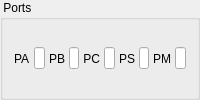
                <widget class="QGroupBox" name="groupBox_3">
                <property name="title">
                  <string> Ports </string>
                </property>
                <layout class="QHBoxLayout" name="horizontalLayout" stretch="1,10,1,10,1,10,1,10,1,10">
                  <property name="spacing">
                  <number>4</number>
                  </property>
                  <item>
                  <widget class="QLabel" name="paLabel">
                    <property name="text">
                    <string>PA</string>
                    </property>
                  </widget>
                  </item>
                  <item>
                  <widget class="QLineEdit" name="paEdit">
                    <property name="key" stdset="0">
                      <string>PA</string>
                    </property>
                    <property name="type" stdset="0">
                      <string>integer</string>
                    </property>
                    <property name="mask" stdset="0">
                      <string>0x%0.1X</string>
                    </property>
                    <property name="sizePolicy">
                    <sizepolicy hsizetype="Ignored" vsizetype="Fixed">
                      <horstretch>0</horstretch>
                      <verstretch>0</verstretch>
                    </sizepolicy>
                    </property>
                  </widget>
                  </item>
                  <item>
                  <widget class="QLabel" name="pbLabel">
                    <property name="text">
                    <string>PB</string>
                    </property>
                  </widget>
                  </item>
                  <item>
                  <widget class="QLineEdit" name="pbEdit">
                    <property name="key" stdset="0">
                      <string>PB</string>
                    </property>
                    <property name="type" stdset="0">
                      <string>integer</string>
                    </property>
                    <property name="mask" stdset="0">
                      <string>0x%0.1X</string>
                    </property>
                    <property name="sizePolicy">
                    <sizepolicy hsizetype="Ignored" vsizetype="Fixed">
                      <horstretch>0</horstretch>
                      <verstretch>0</verstretch>
                    </sizepolicy>
                    </property>
                  </widget>
                  </item>
                  <item>
                  <widget class="QLabel" name="portcLabel">
                    <property name="text">
                    <string>PC</string>
                    </property>
                    <property name="alignment">
                    <set>Qt::AlignRight|Qt::AlignTrailing|Qt::AlignVCenter</set>
                    </property>
                  </widget>
                  </item>
                  <item>
                  <widget class="QLineEdit" name="portcEdit">
                    <property name="key" stdset="0">
                      <string>PRTC</string>
                    </property>
                    <property name="type" stdset="0">
                      <string>integer</string>
                    </property>
                    <property name="mask" stdset="0">
                      <string>0x%0.1X</string>
                    </property>
                    <property name="sizePolicy">
                    <sizepolicy hsizetype="Ignored" vsizetype="Fixed">
                      <horstretch>0</horstretch>
                      <verstretch>0</verstretch>
                    </sizepolicy>
                    </property>
                  </widget>
                  </item>
                  <item>
                  <widget class="QLabel" name="psLabel">
                    <property name="text">
                    <string>PS</string>
                    </property>
                  </widget>
                  </item>
                  <item>
                  <widget class="QLineEdit" name="psEdit">
                    <property name="key" stdset="0">
                      <string>PS</string>
                    </property>
                    <property name="type" stdset="0">
                      <string>integer</string>
                    </property>
                    <property name="mask" stdset="0">
                      <string>0x%0.1X</string>
                    </property>
                    <property name="sizePolicy">
                    <sizepolicy hsizetype="Ignored" vsizetype="Fixed">
                      <horstretch>0</horstretch>
                      <verstretch>0</verstretch>
                    </sizepolicy>
                    </property>
                  </widget>
                  </item>
                  <item>
                  <widget class="QLabel" name="pmLabel">
                    <property name="text">
                    <string>PM</string>
                    </property>
                  </widget>
                  </item>
                  <item>
                  <widget class="QLineEdit" name="pmEdit">
                    <property name="key" stdset="0">
                      <string>PM</string>
                    </property>
                    <property name="type" stdset="0">
                      <string>integer</string>
                    </property>
                    <property name="mask" stdset="0">
                      <string>0x%0.1X</string>
                    </property>
                    <property name="sizePolicy">
                    <sizepolicy hsizetype="Ignored" vsizetype="Fixed">
                      <horstretch>0</horstretch>
                      <verstretch>0</verstretch>
                    </sizepolicy>
                    </property>
                  </widget>
                  </item>
                </layout>
                </widget>
